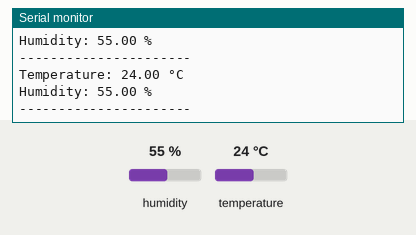
Recording of a sketch running on a simulated ESP32. Shown: the last lines printed to the serial monitor. The inputs (shaded band) are chosen by the test bench; at power-on: humidity 55 %, temperature 24 °C.

Above: at 4.8 s.
4.9 s: humidity set to 22 %
At 7.1 s:
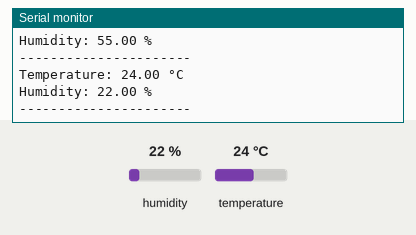
7.9 s: temperature set to 12 °C
At 8.8 s:
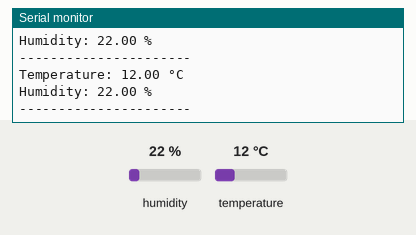
10.9 s: humidity set to 40 %
At 13.4 s:
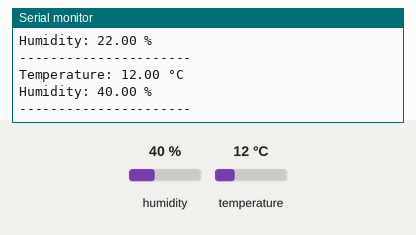
Timing chart, 0 to 14.9 s (numbered marks = the images above; inputs shaded):
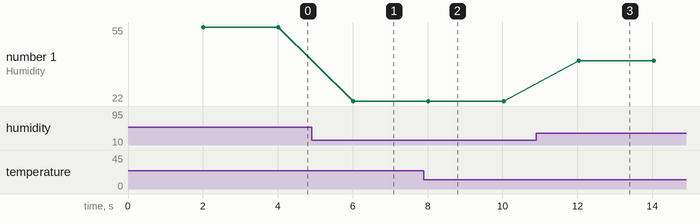

The sketch:

ESP32_DHT22.ino
```cpp
#include "DHT.h"

#define DHTPIN 26
#define DHTTYPE DHT22

DHT dht(DHTPIN, DHTTYPE);

void setup() {
  Serial.begin(115200);
  dht.begin();

  Serial.println("IoT Temperature & Humidity Monitoring");
}

void loop() {
  delay(2000);

  float humidity = dht.readHumidity();
  float temperature = dht.readTemperature();

  if (isnan(humidity) || isnan(temperature)) {
    Serial.println("Failed to read from DHT22!");
    return;
  }

  Serial.print("Temperature: ");
  Serial.print(temperature);
  Serial.println(" °C");

  Serial.print("Humidity: ");
  Serial.print(humidity);
  Serial.println(" %");

  Serial.println("----------------------");
}
```

Measured:
- after the input at 4.9 s, the serial monitor: prints a new line after 1.1 s (image 1)
- after the input at 7.9 s, the serial monitor: prints a new line after 0.12 s (image 2)
- after the input at 10.9 s, the serial monitor: prints a new line after 1.1 s (image 3)
- plotted number 1: 55 → 22 after the input at 4.9 s, 22 → 40 after the input at 10.9 s
